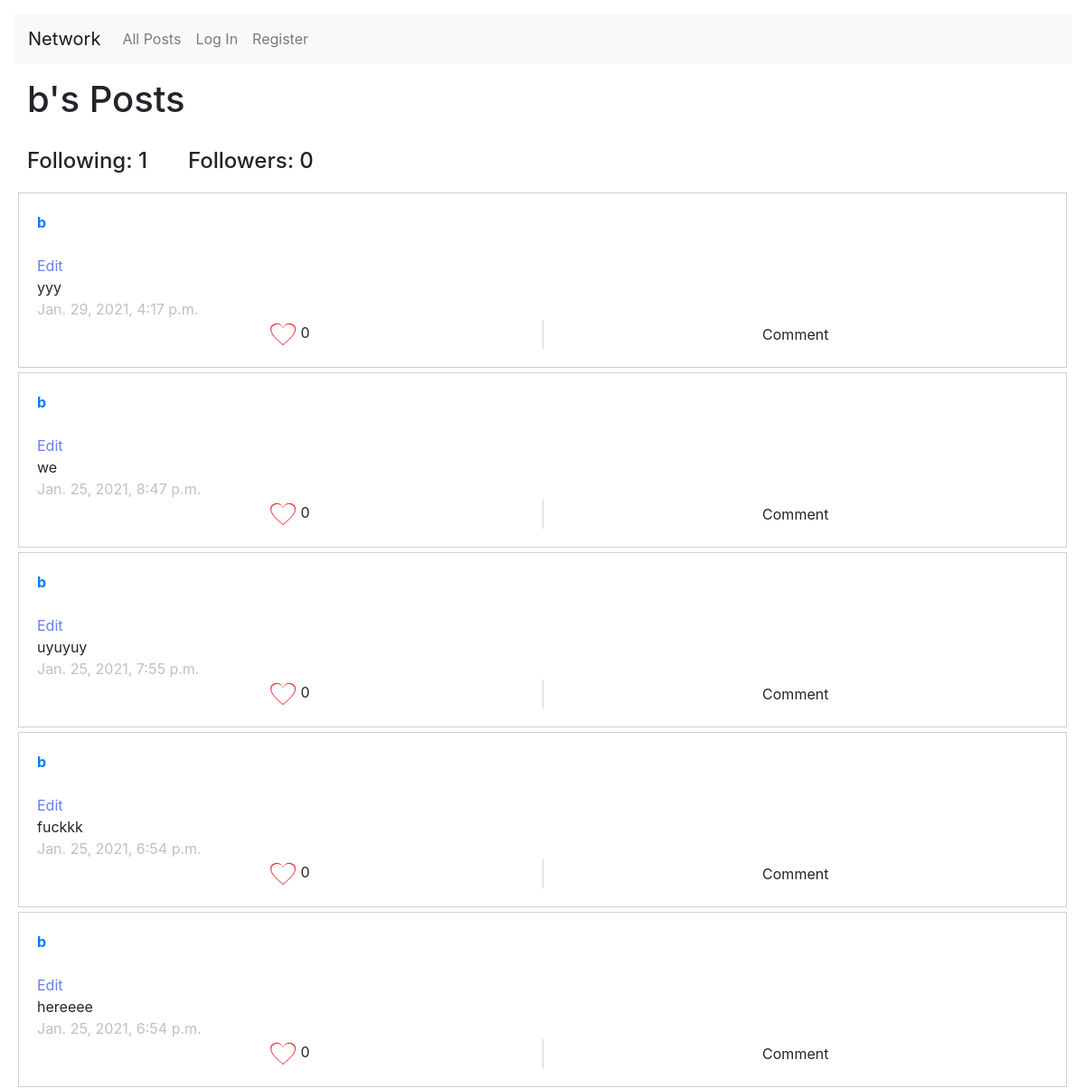
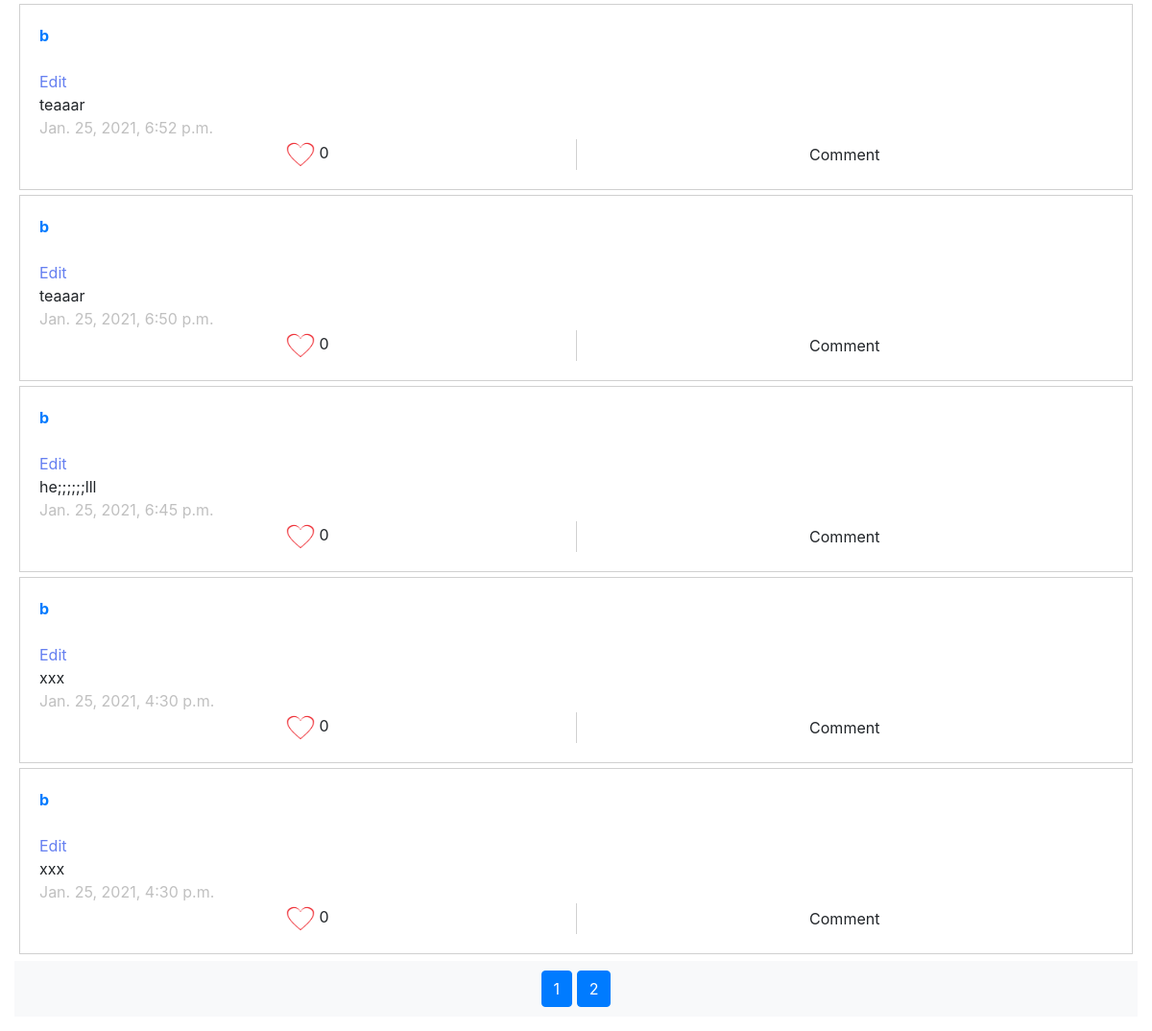
Screenshot of /users/b/page1 with the database file from the repository (2 pictures, top to bottom).
### network/models.py (models this page shows, shortened)
class User(AbstractUser):
    following = models.ManyToManyField("User", related_name="thefollowing", blank=True)
    likedposts = models.TextField(default="[]")
    def followingCount(self):
        return self.following.count()
    def followersCount(self):
        return self.thefollowing.count()

class posts(models.Model):
    puser = models.ForeignKey("User", related_name="thepuser", on_delete=models.CASCADE)
    post = models.CharField(max_length=280)
    pdate = models.DateTimeField(auto_now_add=True)
    likes = models.ManyToManyField("User", related_name="thelikes", blank=True)
    def postLikes(self):
        return self.likes.count()

### network/views.py (the view)
# urls.py: path("users/<str:user>/page<int:apage>", views.user, name="user"),
def user(request, user, apage):
    uuser = User.objects.get(username=user)
    postss = uuser.thepuser.all().order_by("-pdate")
    postss, thepage, p = getposts(apage, postss)
    followtrue = False
    print(request.user)
    if request.user.username:
        followtrue = user in request.user.following.values_list("username", flat=True)
    return render(request, "network/user.html", {
        "posts": postss.page(thepage),
        "theliked": request.user.towork() if request.user.username else [],
        "pages": range(1, p + 1),
        "title" : "Your" if request.user.username == user else f"{user}\'s",
        "same" : request.user.username == user,
        "pageuser": uuser,
        "followtrue": followtrue
    })

### network/funcs.py (called while the page is built)
def getposts(apage, postss):
    postss= Paginator(postss, 10)
    p = postss.num_pages
    if apage:
        if apage > p:
            return "Page does not exist.", "x", p
        thepage = apage
    else:
        thepage = 1
    return postss, thepage, p

### network/templates/network/user.html (shortened to what this page needs)
{% extends "network/layout.html" %}
{% load static %}
{% block body %}
    <div id="all">
        <h1>{{title}} Posts</h1>
        <nav><h4 id="following">Following: {{pageuser.followingCount}}</h4><h4 id="followers">Followers: {{pageuser.followersCount}}</h4></nav>
        <div id="postsdiv">
            {% if posts %}
                {% for post in posts %}
                    <div>
                        <span data-id="{{post.id}}" data-user="{{post.puser.username}}">
                            <strong><a href="{% url 'user' post.puser.username 1 %}">{{post.puser.username}}</a></strong><br><br>
                            <span class="edit">Edit</span><br>
                            <span>{{post.post}}</span><br>
                            <span class="date">{{post.pdate}}</span><br>
                            <table><tr>
                                <td><abbr title="Like"><img {% if post.id|slugify in theliked %}src="{% static '/network/liked.png'%}"{% else %}src="{% static '/network/unliked.png'%}"{% endif %} data-id="{{post.id}}"><span>   {{post.postLikes}}</span></abbr></td>
                                <td class="comment">Comment</td>
                            </tr></table>
                        </span>
                    </div>
                {% endfor %}
            {% else %}
                <h3>No Posts</h3>
            {% endif %}
        </div>
    </div>
    <div id="pagesdiv">
        <nav>
            {% if pages %}
                {% for e in pages %}
                    <button class="pages btn btn-primary">{{e}}</button>
                {% endfor %}
            {% else %}
                <button class="pages btn btn-primary">1</button>
            {% endif %}
        </nav>
    </div>
{% endblock %}

### network/templates/network/layout.html (shortened to what this page needs)
{% load static %}
<!DOCTYPE html>
<html lang="en">
    <head>
        <link rel="stylesheet" href="https://stackpath.bootstrapcdn.com/bootstrap/4.4.1/css/bootstrap.min.css">
        <link href="{% static 'network/styles.css' %}" rel="stylesheet">
    </head>
    <body>
        <nav class="navbar navbar-expand-lg navbar-light bg-light">
            <a class="navbar-brand" href="#">Network</a>
            <div>
              <ul class="navbar-nav mr-auto">
                <li class="nav-item">
                  <a class="nav-link" href="{% url 'allposts' 1 %}">All Posts</a>
                </li>
                {% if user.is_authenticated %}
                    <li class="nav-item">
                        <a class="nav-link" href="{% url 'following' 1 %}">Following</a>
                    </li>
                    <li class="nav-item">
                        <a class="nav-link" href="{% url 'logout' %}">Log Out</a>
                    </li>
                {% else %}
                    <li class="nav-item">
                        <a class="nav-link" href="{% url 'login' %}">Log In</a>
                    </li>
                    <li class="nav-item">
                        <a class="nav-link" href="{% url 'register' %}">Register</a>
                    </li>
                {% endif %}
              </ul>
            </div>
          </nav>
        <div class="body">
            {% block body %}
            {% endblock %}
        </div>
    </body>
</html>

### network/static/network/styles.css (style rules this page uses)
body { text-align: left; margin: 15px; }
body #all nav > h4 { margin: 15px; display: inline-block; margin-right: 30px; }
body #all #postsdiv { border: none; margin: 0px; padding: 0px; }
body #all h1 { margin: 15px; }
body #all abbr { cursor: pointer; }
body #all span { width: 100%; word-wrap: break-word; }
body #all img { height: 30px; width: 30px; }
body #all div { padding: 20px; border: 1px solid #d0d0d0; margin: 5px; }
body #all table { text-align: center; width: 100%; }
body #all table td { width: 50%; }
body #all table abbr { text-decoration: none; }
body #all table .comment { border-left: 1px solid #d0d0d0; }
body #all .comment:hover, body #all .edit { color: #657ff0; cursor: pointer; }
body #all .date { color: #c0c0c0; }
body #pagesdiv { text-align: center; background-color: #f8f9fa; margin-top: 7px; padding: 10px; }

### rows the page displays
User: followingCount "1", followersCount "0"
posts: puser.username "b", post "yyy", pdate "Jan. 29, 2021, 4:17 p.m.", postLikes "0"
posts: puser.username "b", post "we", pdate "Jan. 25, 2021, 8:47 p.m.", postLikes "0"
posts: puser.username "b", post "uyuyuy", pdate "Jan. 25, 2021, 7:55 p.m.", postLikes "0"
posts: puser.username "b", post "fuckkk", pdate "Jan. 25, 2021, 6:54 p.m.", postLikes "0"
posts: puser.username "b", post "hereeee", pdate "Jan. 25, 2021, 6:54 p.m.", postLikes "0"
posts: puser.username "b", post "teaaar", pdate "Jan. 25, 2021, 6:52 p.m.", postLikes "0"
posts: puser.username "b", post "teaaar", pdate "Jan. 25, 2021, 6:50 p.m.", postLikes "0"
posts: puser.username "b", post "he;;;;;;lll", pdate "Jan. 25, 2021, 6:45 p.m.", postLikes "0"
posts: puser.username "b", post "xxx", pdate "Jan. 25, 2021, 4:30 p.m.", postLikes "0"
posts: puser.username "b", post "xxx", pdate "Jan. 25, 2021, 4:30 p.m.", postLikes "0"

### other values shown
{{ title }} "b's"
{{ e }} "1" "2"
